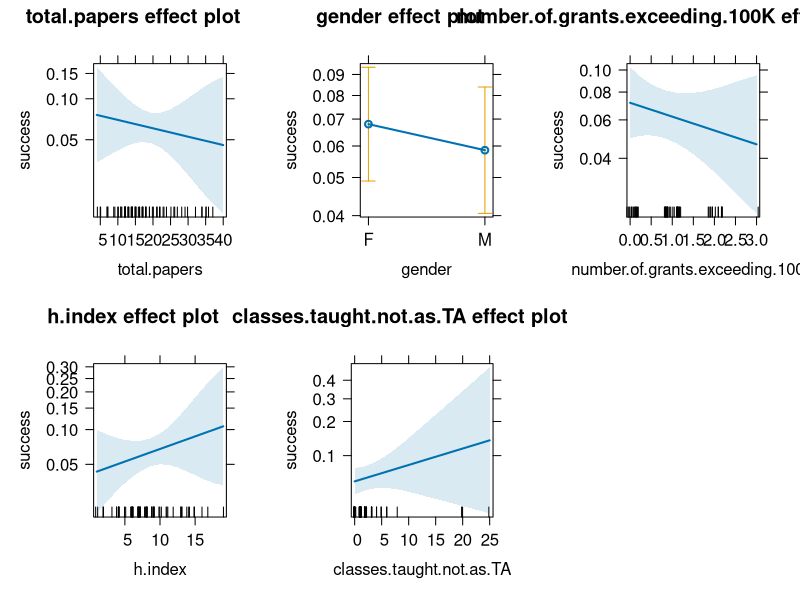

Here is the R script that generated this plot:
## ---- chunk 1
jobApplications <- read.csv2("jobApplications.csv")
str(jobApplications)
## ---- chunk 2
# using MICE data imputation because of the many NAs in the number.of.applications 
library(mice)
jobApplications$number.of.applicationsI = complete(mice(jobApplications[,13:15], print=FALSE))[,1] 

# preparing data for proportional glm (R convention is success / failure)
jobApplications$success = cbind(jobApplications$number.of.phone.skype.interviews, jobApplications$number.of.applicationsI - jobApplications$number.of.phone.skype.interviews)
## ---- chunk 3
m1 = glm(success ~ total.papers + gender + number.of.grants.exceeding.100K + h.index + classes.taught.not.as.TA, family = binomial,  data = jobApplications, na.action = "na.exclude")
summary(m1)
library(effects)
plot(allEffects(m1))
